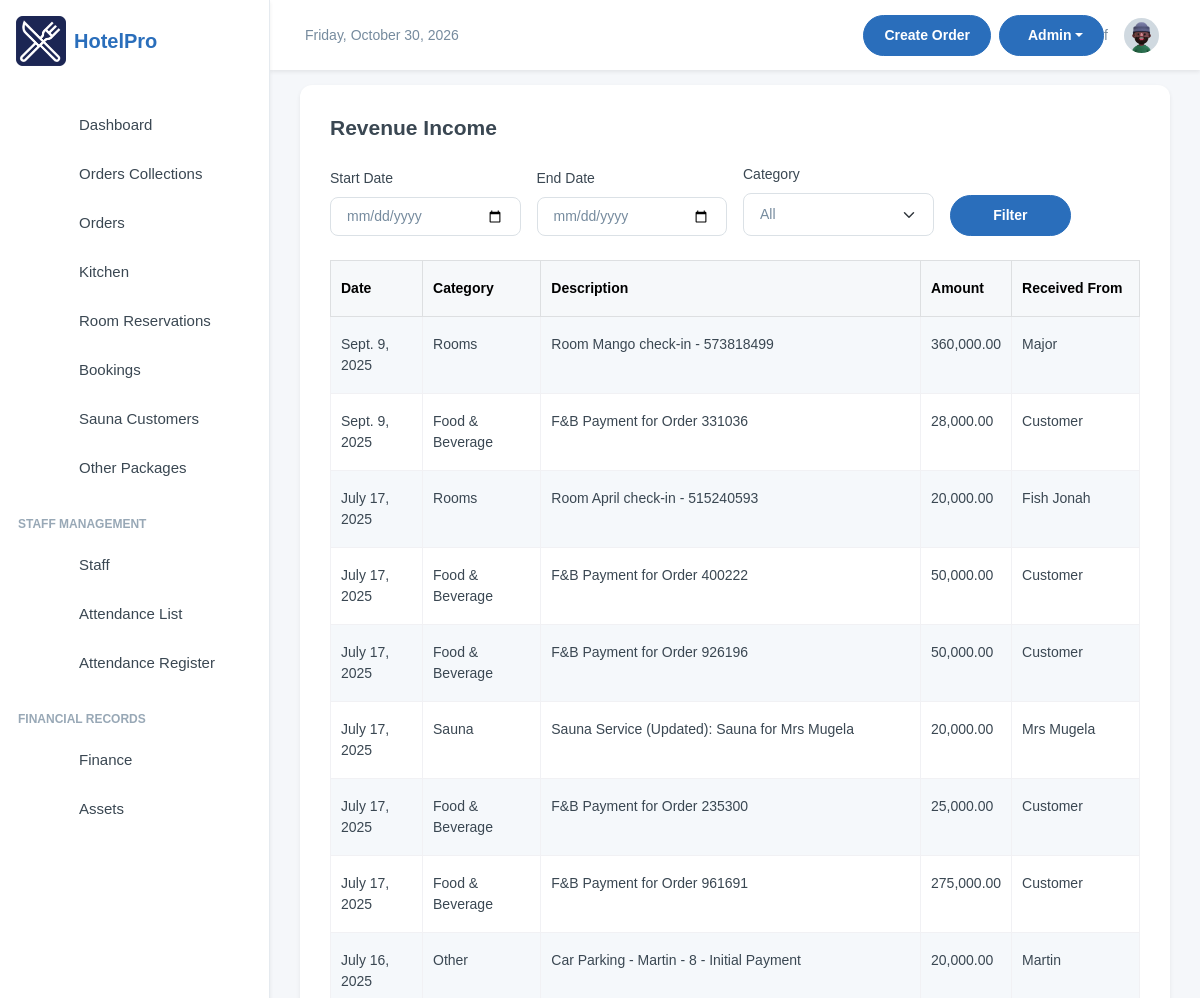
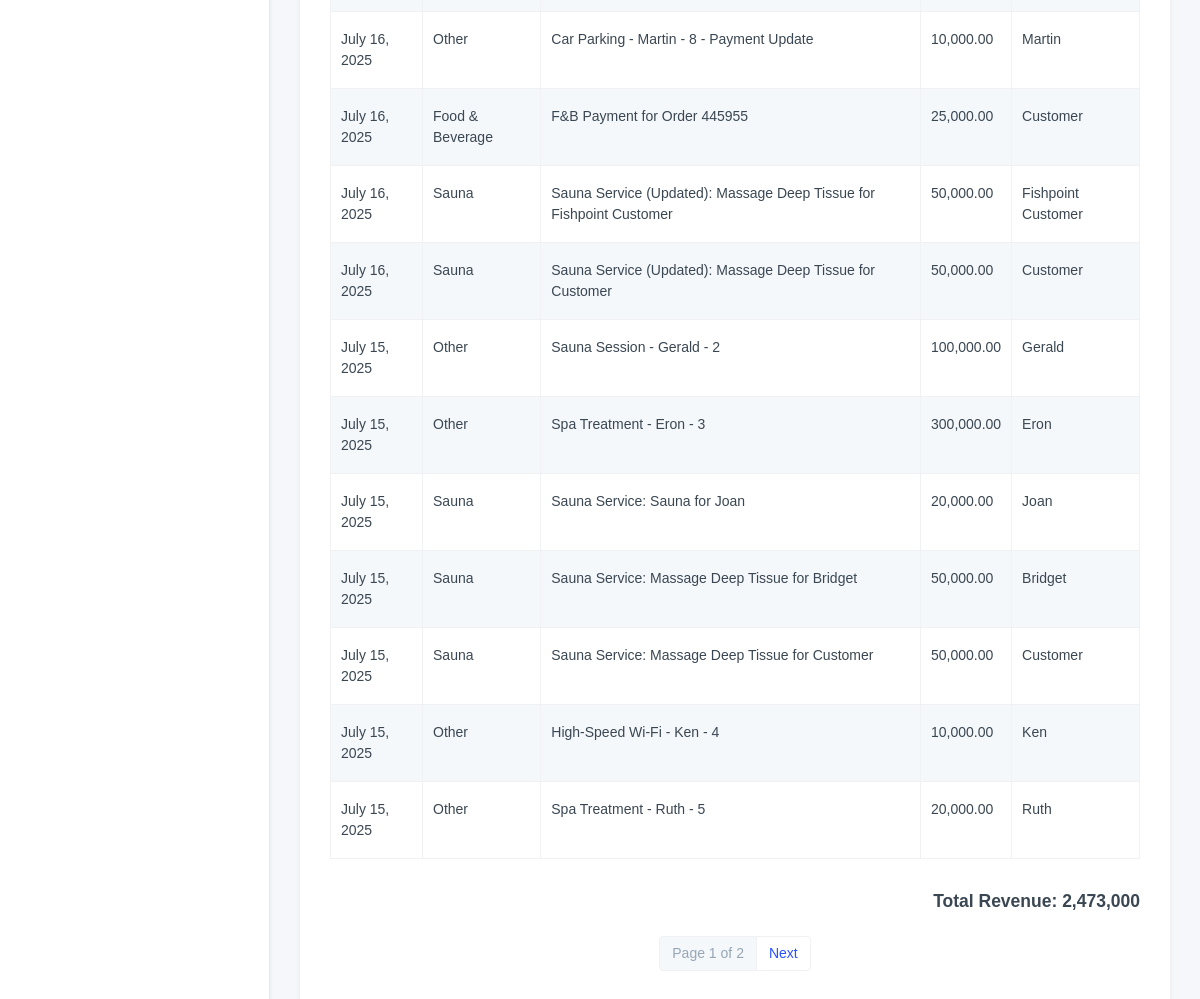
Before: /finance/all-revenue/ (signed in) with the older database file (2 pictures, top to bottom).
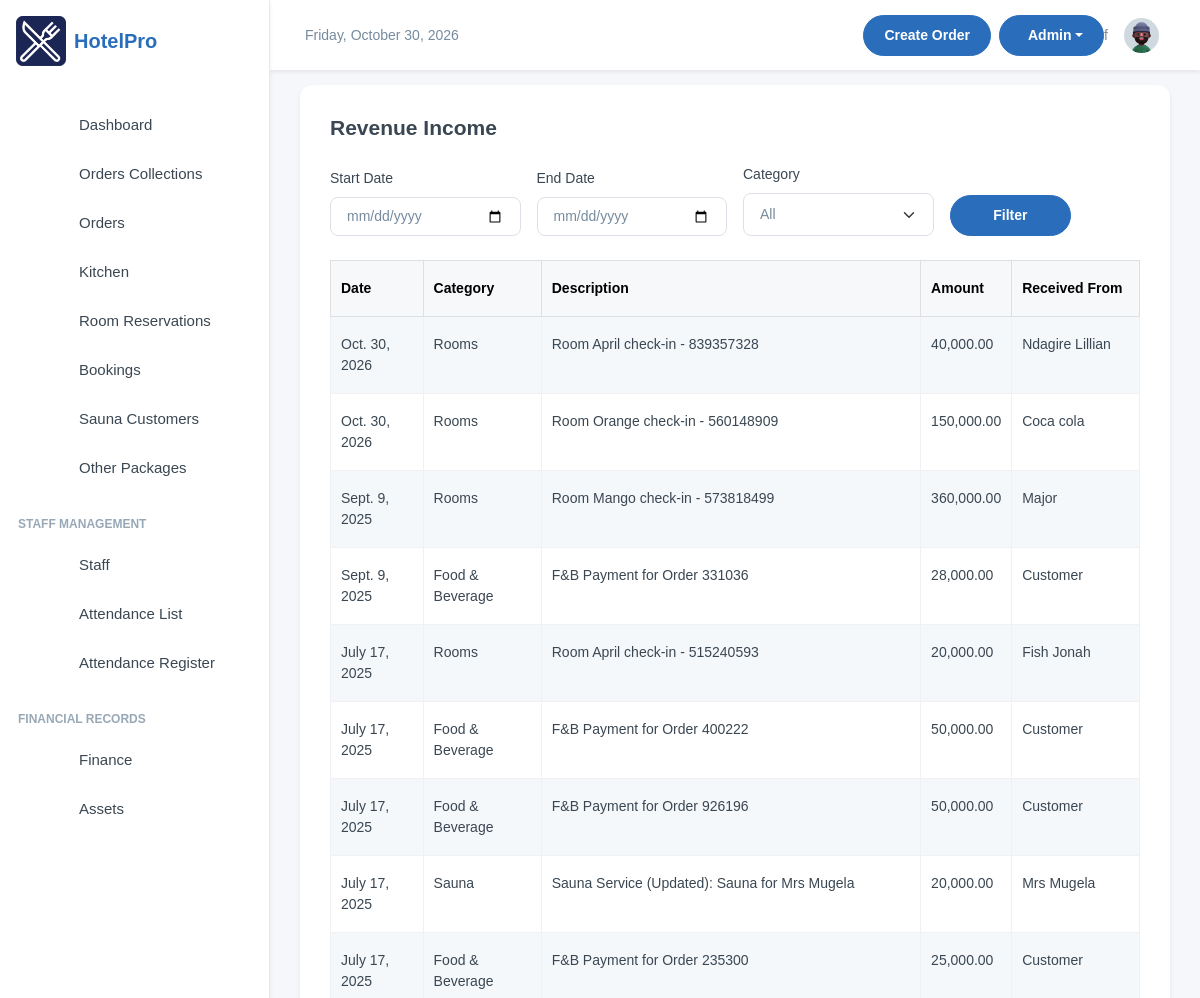
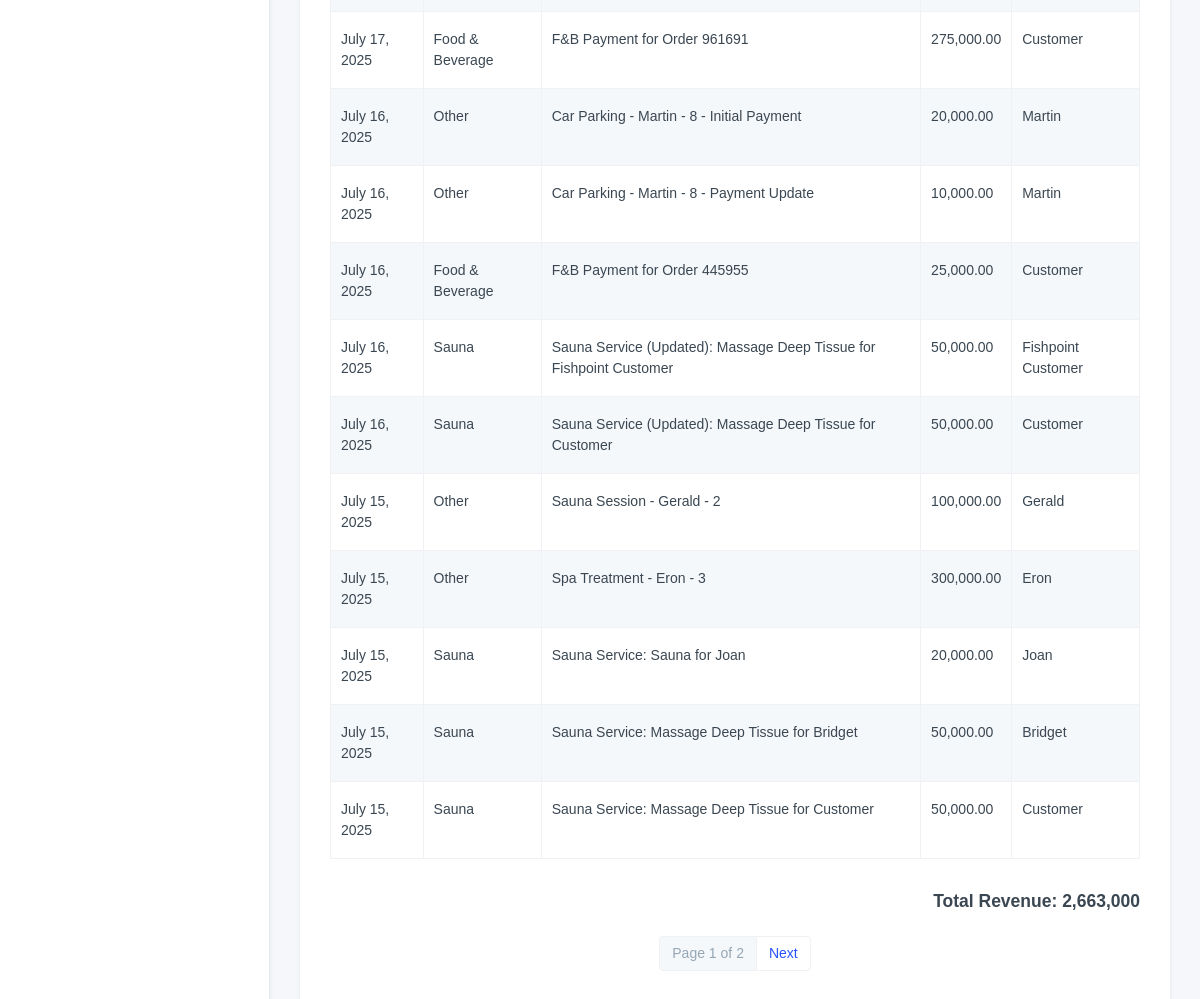
After: the same page with the newer database file (2 pictures, top to bottom).
### finance/models.py (models this page shows, shortened)
class Revenue(models.Model):
    REVENUE_CHOICES = [
        ('rooms', 'Rooms'),
        ('fnb', 'Food & Beverage'),
        ('party', 'Party'),
        ('other', 'Other'),
        ('sauna', 'Sauna')
    ]
    description = models.CharField(max_length=255)
    amount = models.DecimalField(max_digits=12, decimal_places=2)
    date = models.DateField()
    category = models.CharField(max_length=100, blank=True, null=True, choices=REVENUE_CHOICES)
    attachment = models.FileField(upload_to='attachments/%Y/%m/%d/', blank=True, null=True)
    is_active = models.BooleanField(default=True)
    received_from = models.CharField(max_length=30, default="staff")
    created_by = models.ForeignKey(settings.AUTH_USER_MODEL, on_delete=models.SET_NULL,
                                   null=True, blank=True, related_name='+')
    updated_by = models.ForeignKey(settings.AUTH_USER_MODEL, on_delete=models.SET_NULL,
                                   null=True, blank=True, related_name='+')

### finance/views.py (the view)
# urls.py: path('all-revenue/', views.revenue, name='revenue'),
@login_required(login_url='/user/login/')
def revenue(request):
    start_date_str = request.GET.get('start_date')
    end_date_str = request.GET.get('end_date')
    category = request.GET.get('category')
    revenues = Revenue.objects.filter(is_active=True)
    if start_date_str not in [None, '', 'None']:
        try:
            start_date = datetime.strptime(start_date_str, "%Y-%m-%d").date()
            revenues = revenues.filter(date__gte=start_date)
        except ValueError:
            start_date_str = None  # Or show a message
    if end_date_str not in [None, '', 'None']:
        try:
            end_date = datetime.strptime(end_date_str, "%Y-%m-%d").date()
            revenues = revenues.filter(date__lte=end_date)
        except ValueError:
            end_date_str = None  # Or show a message
    if category:
        revenues = revenues.filter(category=category)
    total_revenue = revenues.aggregate(Sum('amount'))['amount__sum'] or 0
    paginator = Paginator(revenues.order_by('-date'), 20)
    page_number = request.GET.get('page')
    page_obj = paginator.get_page(page_number)
    context = {
        'revenue_list': page_obj,
        'start_date': start_date_str,
        'end_date': end_date_str,
        'selected_category': category,
        'total_revenue': total_revenue,
        'revenue_choices': Revenue.REVENUE_CHOICES,
    }
    return render(request, 'revenue.html', context)

### finance/templates/revenue.html (shortened to what this page needs)
{% extends 'base.html' %}
{% load humanize %}
{% load custom_filters %}
{% block content %}
<div class="card shadow-sm">
    <div class="card-body">
        <div class="d-flex justify-content-between align-items-center mb-4">
            <h4 class="fw-semibold mb-0">Revenue Income</h4>
        </div>
        <form method="get" class="row g-3 align-items-end mb-4">
            <div class="col-md-3">
                <label for="start_date" class="form-label">Start Date</label>
                <input type="date" name="start_date" id="start_date" class="form-control" value="{{ start_date }}">
            </div>
            <div class="col-md-3">
                <label for="end_date" class="form-label">End Date</label>
                <input type="date" name="end_date" id="end_date" class="form-control" value="{{ end_date }}">
            </div>
            <div class="col-md-3">
                <label for="category" class="form-label">Category</label>
                <select name="category" id="category" class="form-select">
                    <option value="">All</option>
                </select>
            </div>
            <div class="col-md-2">
                <button type="submit" class="btn btn-primary w-100">Filter</button>
            </div>
        </form>
        <div class="table-responsive">
            <table class="table table-striped table-bordered">
                <thead class="table-light">
                    <tr>
                        <th>Date</th>
                        <th>Category</th>
                        <th>Description</th>
                        <th>Amount</th>
                        <th>Received From</th>
                    </tr>
                </thead>
                <tbody>
                    {% for revenue in revenue_list %}
                    <tr>
                        <td>{{ revenue.date }}</td>
                        <td>{{ revenue.get_category_display }}</td>
                        <td>{{ revenue.description }}</td>
                        <td>{{ revenue.amount|intcomma }}</td>
                        <td>{{ revenue.received_from }}</td>
                    </tr>
                    {% empty %}
                    <tr>
                        <td colspan="5" class="text-center text-muted">No revenue records for this period.</td>
                    </tr>
                    {% endfor %}
                </tbody>
            </table>
        </div>
        <div class="mt-3">
            <h5 class="text-end"><strong>Total Revenue:</strong> {{ total_revenue|intcomma }}</h5>
        </div>
        <nav aria-label="Page navigation" class="mt-4">
            <ul class="pagination justify-content-center">
                <li class="page-item disabled">
                    <span class="page-link">Page {{ revenue_list.number }} of {{ revenue_list.paginator.num_pages }}</span>
                </li>
                {% if revenue_list.has_next %}
                <li class="page-item">
                    <a class="page-link" href="?start_date={{ start_date }}&end_date={{ end_date }}&page={{ revenue_list.next_page_number }}">Next</a>
                </li>
            {% endif %}
            </ul>
        </nav>
    </div>
</div>
{% endblock %}

Changed rows visible on the page:
no longer on this page (row unchanged): Revenue: date "July 15, 2025", category "Other", description "High-Speed Wi-Fi - Ken - 4", amount "10,000.00", received_from "Ken"
no longer on this page (row unchanged): Revenue: date "July 15, 2025", category "Other", description "Spa Treatment - Ruth - 5", amount "20,000.00", received_from "Ruth"
added Revenue: date "Oct. 30, 2026", category "Rooms", description "Room April check-in - 839357328", amount "40,000.00", received_from "Ndagire Lillian"
added Revenue: date "Oct. 30, 2026", category "Rooms", description "Room Orange check-in - 560148909", amount "150,000.00", received_from "Coca cola"
Other visible differences:
{{ total_revenue|intcomma }}: "2,473,000" → "2,663,000"
